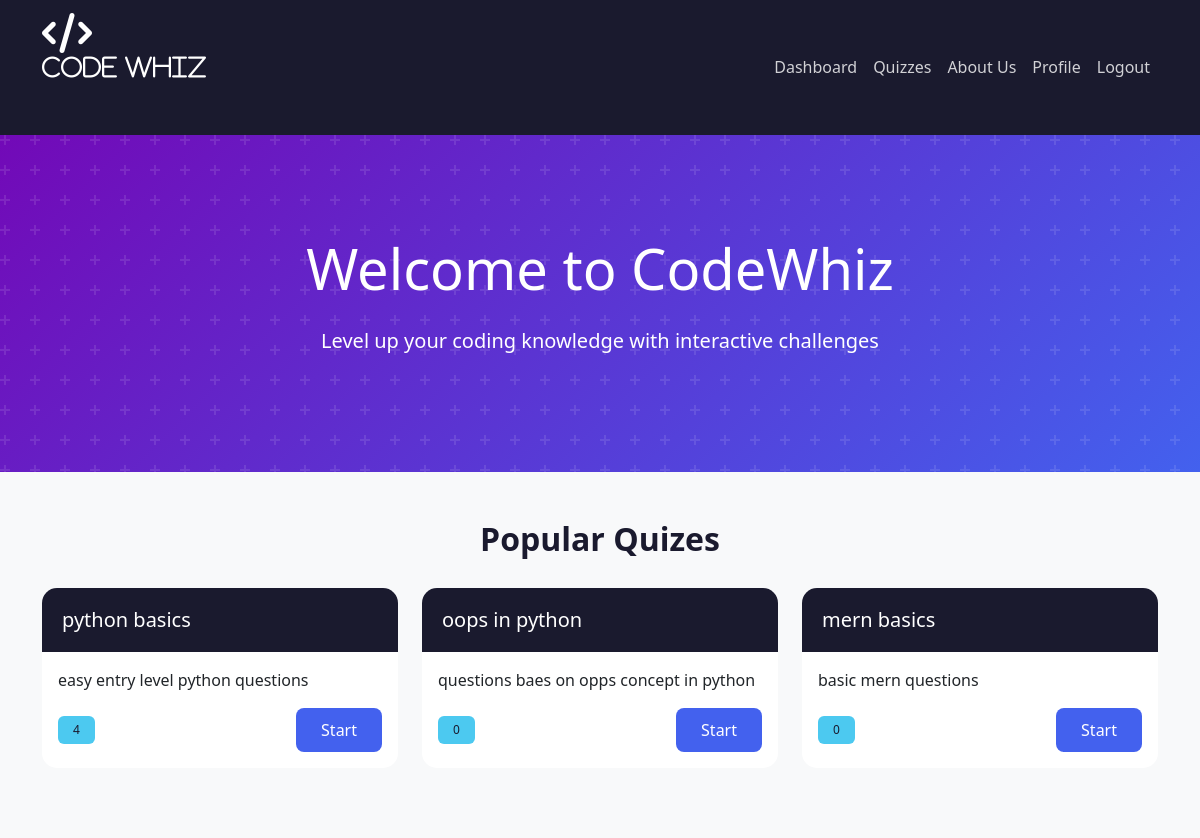
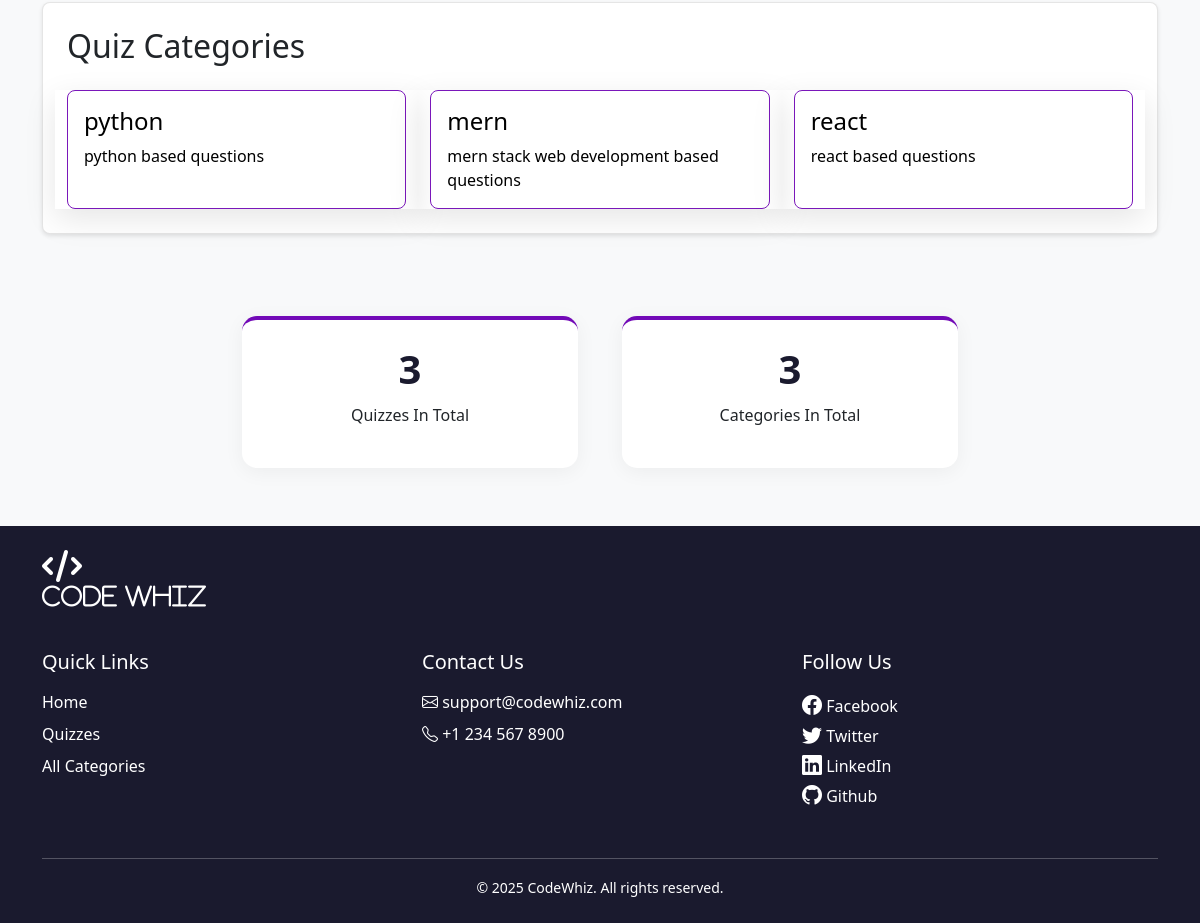
Before: /u_home with the older database file (2 pictures, top to bottom).
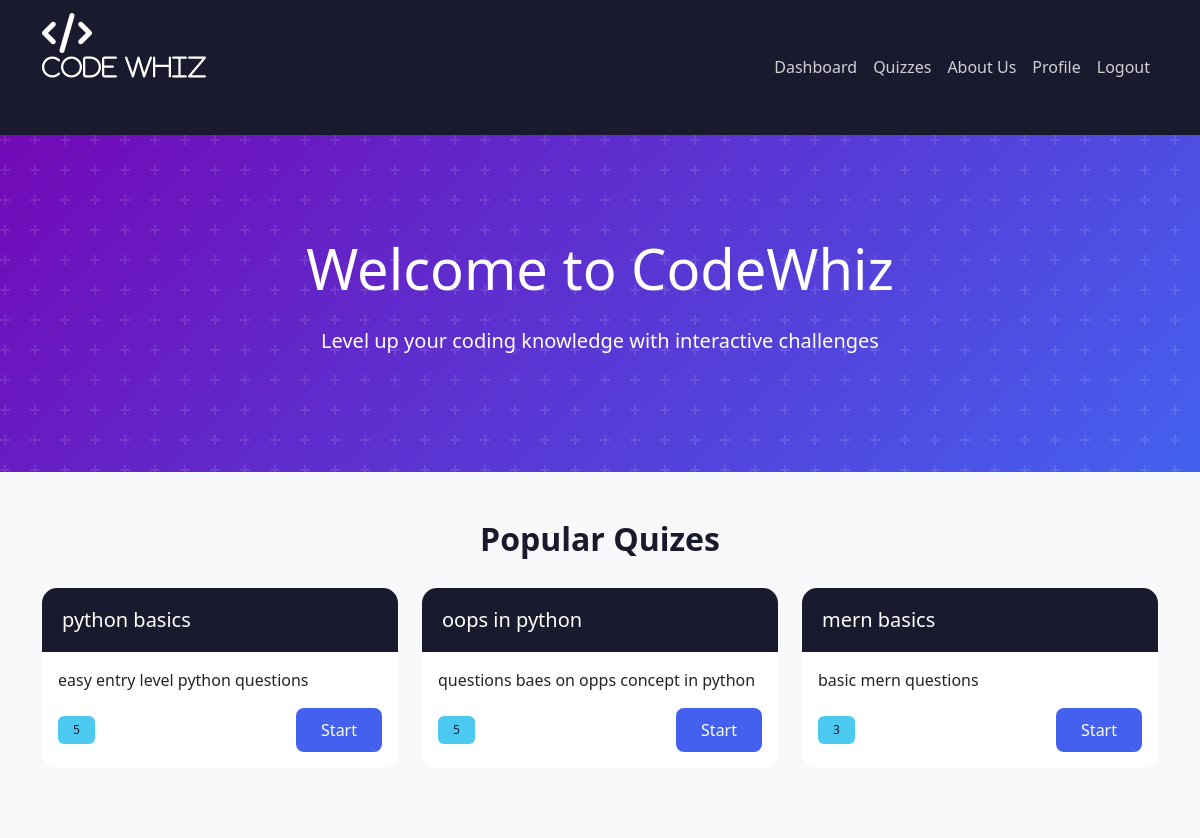
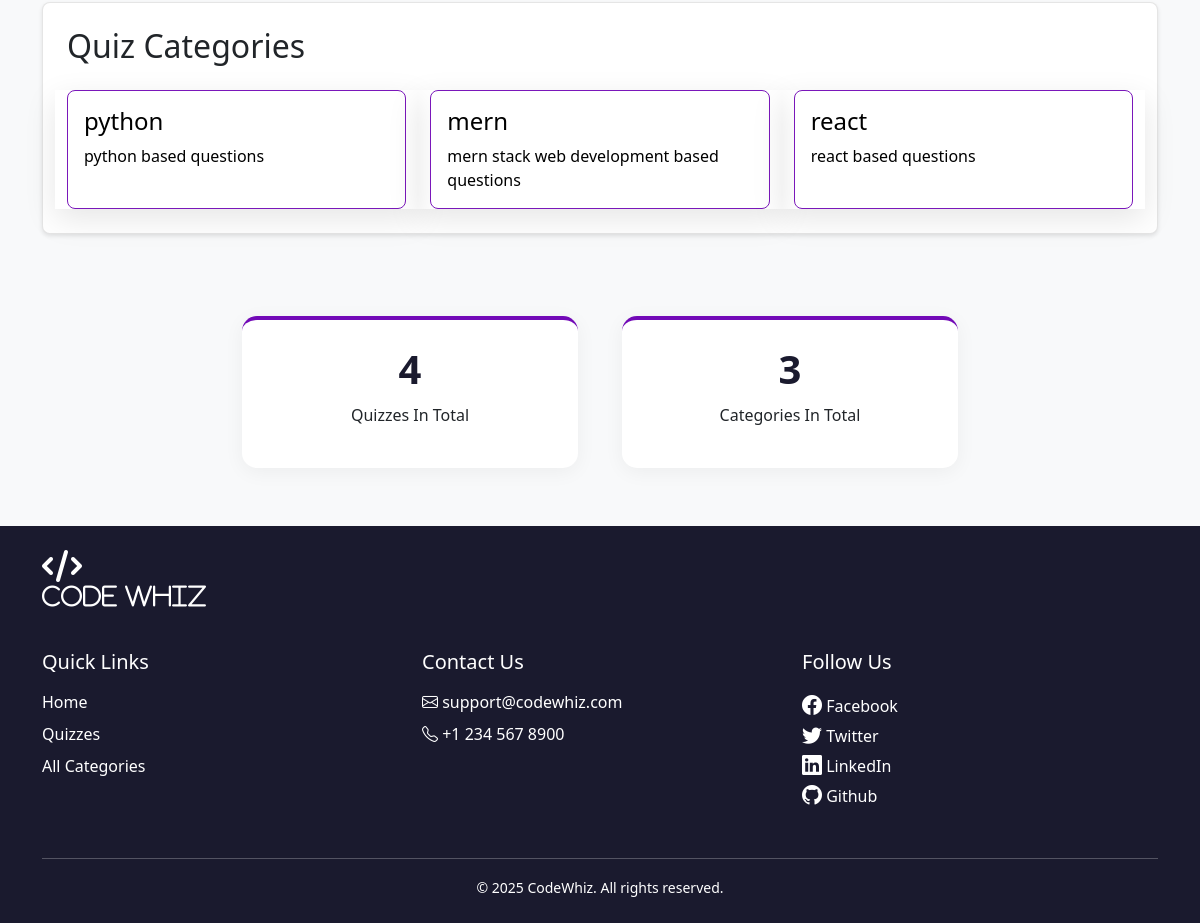
After: the same page with the newer database file (2 pictures, top to bottom).
### cw_app/models.py (models this page shows, shortened)
class Quiz(models.Model):
    title = models.CharField(max_length=200)
    category = models.ForeignKey(Category, on_delete=models.CASCADE)
    description = models.TextField()
    time_limit = models.IntegerField()
    created_at = models.DateTimeField(auto_now_add=True)
    status = models.TextField(null=True, blank=True)
    @property
    def total_questions(self):
       return self.question_set.count()

### cw_app/views.py (the view)
# urls.py: path('u_home',views.u_home),
def u_home(req):
    data=Quiz.objects.all()[:3]
    categ_count=Category.objects.count()
    total_quizzes = Quiz.objects.count()
    categ=Category.objects.all()
    return render( req,'user/u_home.html',{'qdata':data,'cate':categ,'c_count':categ_count,'q_count':total_quizzes})

### templates/user/u_home.html (shortened to what the changed rows need)
<!DOCTYPE html>
<html lang="en">
<head>
    <link rel="stylesheet" href="https://cdn.jsdelivr.net/npm/bootstrap-icons@1.11.1/font/bootstrap-icons.css">
    <link href="https://cdnjs.cloudflare.com/ajax/libs/bootstrap/5.3.2/css/bootstrap.min.css" rel="stylesheet">
    <link href="https://cdnjs.cloudflare.com/ajax/libs/font-awesome/6.4.0/css/all.min.css" rel="stylesheet">
    <link href="https://cdnjs.cloudflare.com/ajax/libs/animate.css/4.1.1/animate.min.css" rel="stylesheet">
</head>
<body>
    <section class="hero-section fade-in">
        <div class="container text-center">
            <h1 class="display-4 mb-4">Welcome to CodeWhiz</h1>
        </div>
    </section>
    <section class="container py-5">
        <h2 class="section-title text-center">Popular Quizes</h2>
        <div class="row">
        {% for q in qdata %}
            <div class="col-lg-4 col-md-6 mb-4">
                    <div class="card quiz-card">
                        <div class="card-header">
                            <h5 class="mb-0">{{q.title}}</h5>
                        </div>
                        <div class="card-body">
                            <p class="card-text">{{q.description}}</p>
                            <div class="d-flex justify-content-between align-items-center">
                                <span class="badge code-badge">{{q.total_questions}}</span>
                                <a href="quiz/{{q.pk}}"><button class="btn btn-code">Start</button></a>
                            </div>
                        </div>
                    </div>
            </div>
        {% endfor %}
        </div>
    </section>
    <div class="container">
        <div class="category-container p-4 rounded-3 mb-4" style="background: white; box-shadow: 0 2px 4px rgba(0,0,0,0.1);">
            <h2 class="mb-4">Quiz Categories</h2>
        </div>
    </div>
     <section class="container py-5">
        <div class="row justify-content-center">
            <div class="col-md-4 col-sm-6">
                <div class="stat-card bounce-in">
                    <h3>{{q_count}}</h3>
                    <p> Quizzes In Total</p>
                </div>
            </div>
        </div>
    </section>
</body>
</html>

Changed rows visible on the page:
changed Quiz "python basics": total_questions "4" → "5"
changed Quiz "oops in python": total_questions "0" → "5"
changed Quiz "mern basics": total_questions "0" → "3"
Other visible differences:
{{ q_count }}: "3" → "4"
